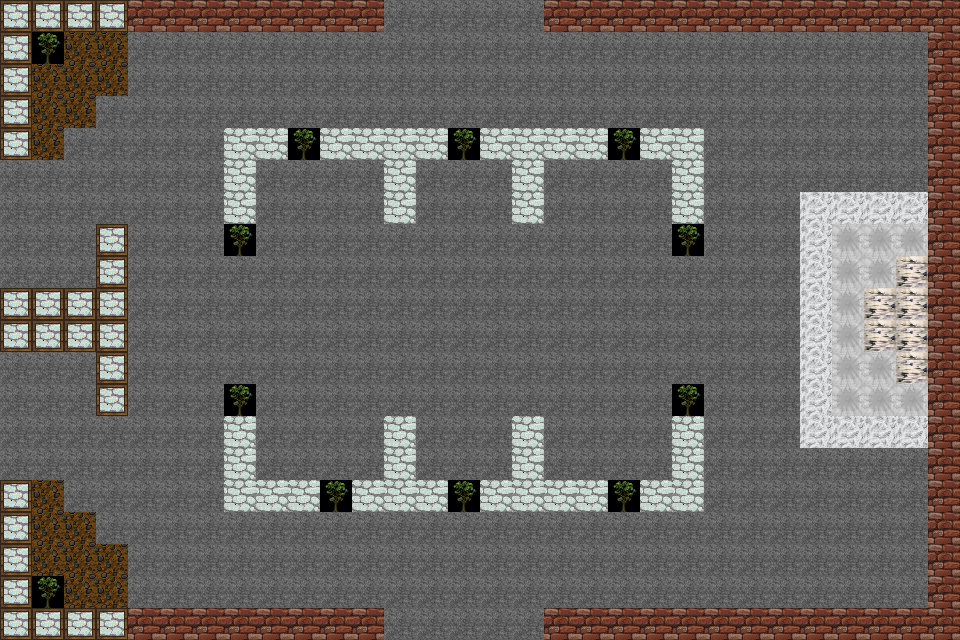

Rendered tile map (Tiled .tmx) drawn with the repository's tilesets; below, a short description and the full map source, tile grids included:
An orthogonal 30x20 tile map with 32x32 px tiles, 1 tile layer (Tile Layer 1).

<map version="1.0" orientation="orthogonal" renderorder="right-down" width="30" height="20" tilewidth="32" tileheight="32" nextobjectid="1">
 <tileset firstgid="1" name="parkingLot" tilewidth="32" tileheight="32" tilecount="256" columns="16">
  <image source="terrain-Derivation_5.png" trans="ffffff" width="512" height="512" />
 </tileset>
 <layer name="Tile Layer 1" width="30" height="20">
  <data encoding="csv">
111,111,111,111,8,8,8,8,8,8,8,8,1,1,1,1,1,8,8,8,8,8,8,8,8,8,8,8,8,8,
111,31,20,20,1,1,1,1,1,1,1,1,1,1,1,1,1,1,1,1,1,1,1,1,1,1,1,1,1,8,
111,20,20,20,1,1,1,1,1,1,1,1,1,1,1,1,1,1,1,1,1,1,1,1,1,1,1,1,1,8,
111,20,20,1,1,1,1,1,1,1,1,1,1,1,1,1,1,1,1,1,1,1,1,1,1,1,1,1,1,8,
111,20,1,1,1,1,1,110,110,31,110,110,110,110,31,110,110,110,110,31,110,110,1,1,1,1,1,1,1,8,
1,1,1,1,1,1,1,17,1,1,1,1,17,1,1,1,110,1,1,1,1,17,1,1,1,1,1,1,1,8,
1,1,1,1,1,1,1,17,1,1,1,1,17,1,1,1,110,1,1,1,1,17,1,1,1,176,176,176,176,8,
1,1,1,111,1,1,1,31,1,1,1,1,1,1,1,1,1,1,1,1,1,31,1,1,1,176,143,143,143,8,
1,1,1,111,1,1,1,1,1,1,1,1,1,1,1,1,1,1,1,1,1,1,1,1,1,176,143,143,118,8,
111,111,111,111,1,1,1,1,1,1,1,1,1,1,1,1,1,1,1,1,1,1,1,1,1,176,143,118,118,8,
111,111,111,111,1,1,1,1,1,1,1,1,1,1,1,1,1,1,1,1,1,1,1,1,1,176,143,118,118,8,
1,1,1,111,1,1,1,1,1,1,1,1,1,1,1,1,1,1,1,1,1,1,1,1,1,176,143,143,118,8,
1,1,1,111,1,1,1,31,1,1,1,1,1,1,1,1,1,1,1,1,1,31,1,1,1,176,143,143,143,8,
1,1,1,1,1,1,1,17,1,1,1,1,17,1,1,1,110,1,1,1,1,17,1,1,1,176,176,176,176,8,
1,1,1,1,1,1,1,17,1,1,1,1,17,1,1,1,110,1,1,1,1,17,1,1,1,1,1,1,1,8,
111,20,1,1,1,1,1,110,110,110,31,110,110,110,31,110,110,110,110,31,110,110,1,1,1,1,1,1,1,8,
111,20,20,1,1,1,1,1,1,1,1,1,1,1,1,1,1,1,1,1,1,1,1,1,1,1,1,1,1,8,
111,20,20,20,1,1,1,1,1,1,1,1,1,1,1,1,1,1,1,1,1,1,1,1,1,1,1,1,1,8,
111,31,20,20,1,1,1,1,1,1,1,1,1,1,1,1,1,1,1,1,1,1,1,1,1,1,1,1,1,8,
111,111,111,111,8,8,8,8,8,8,8,8,1,1,1,1,1,8,8,8,8,8,8,8,8,8,8,8,8,8
</data>
 </layer>
</map>
